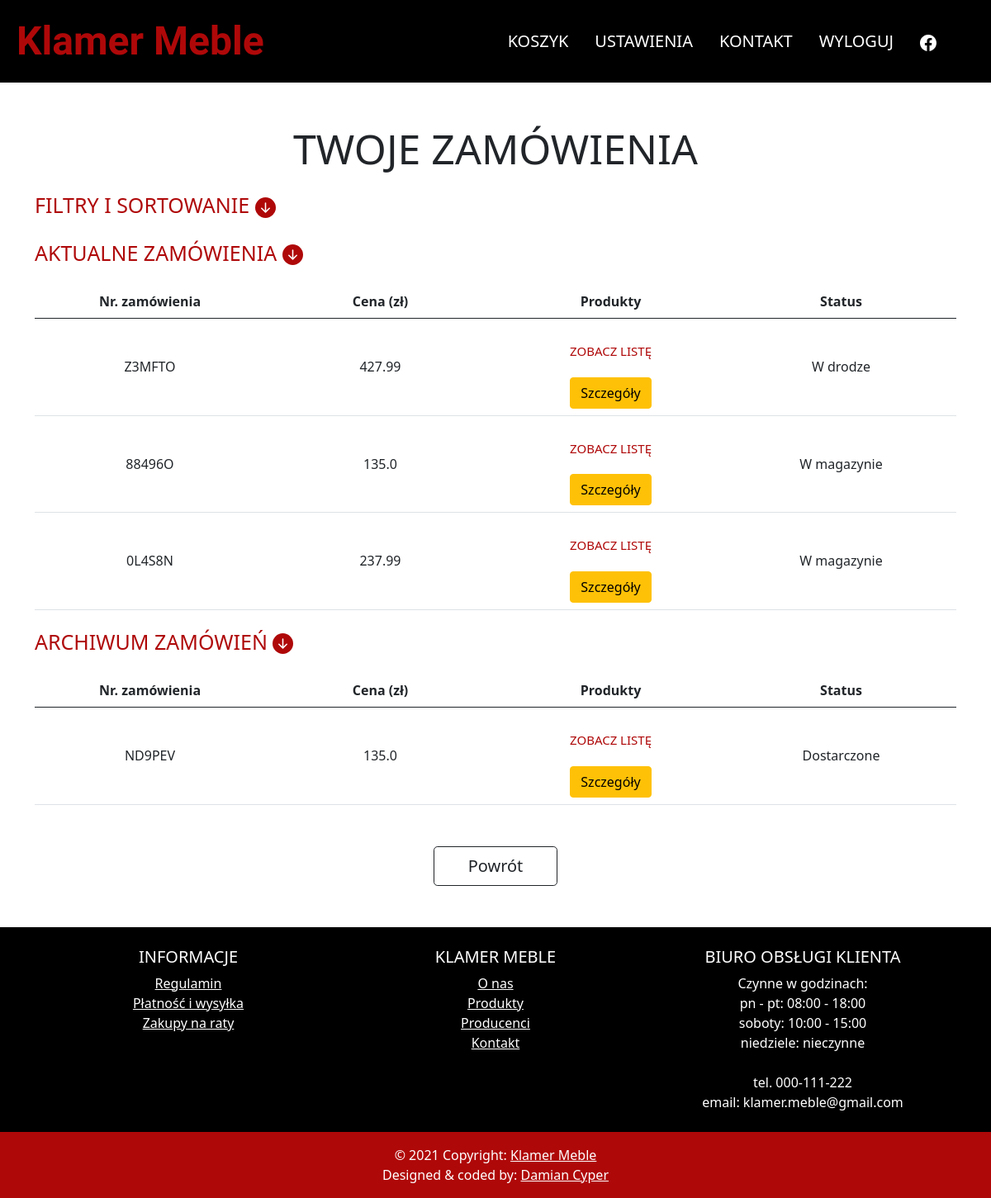
/settings/customer_orders (signed in), run on the app's committed database.
### store/models.py (models this page shows, shortened)
class Order(models.Model):
    user = models.ForeignKey(User, on_delete=models.CASCADE, default=0)
    order_nr = models.CharField(max_length=7)
    price = models.FloatField()
    products = models.ManyToManyField(OrderProduct, symmetrical=False, related_name='ordered_products')
    status = models.CharField(choices=ORDER_STATUS, default='unsent', max_length=20)
    address = models.ForeignKey(UserAddress, on_delete=models.CASCADE, default=0)

### store/views.py (the view)
# urls.py: path('settings/customer_orders', CustomerOrdersView.as_view(template_name='customer_orders.html'), name='customer_orders'),
class CustomerOrdersView(LoginRequiredMixin, generic.ListView):
    model = Order
    def get_queryset(self):
        orders = super().get_queryset()
        orders = orders.filter(user=self.request.user)
        order_nr = self.request.GET.get('order_nr', None)
        sort_by = self.request.GET.get('sort_by', None)
        order = self.request.GET.get('order', None)
        product_name = self.request.GET.get('product_name', None)
        if order_nr:
            orders = orders.filter(order_nr=order_nr)
        if product_name:
            order_product = OrderProduct.objects.filter(product__name=product_name)
            orders = orders.filter(products__in=order_product)
        if sort_by and order:
            if order == 'desc':
                sort_by = '-' + sort_by
            orders = orders.order_by(sort_by)
        return orders

### store/templates/customer_orders.html (shortened to what this page needs)
{% extends 'navMenu.html' %}
{% block additional %}
    {% load static %}
    <link href="{% static 'store/customer_orders.css' %}" rel="stylesheet">
{% endblock %}
{% block main %}
    <div class="container">
        <h3>Twoje zamówienia</h3>
    </div>
    <div id="main" class="container text-black" style="min-height: 74vh;">
          <a class="heading" data-bs-toggle="collapse" href="#filters" role="button" aria-expanded="false" aria-controls="collapseExample">
              Filtry i sortowanie
              <svg xmlns="http://www.w3.org/2000/svg" width="25" height="25" fill="currentColor" class="bi bi-arrow-down-circle-fill" viewBox="0 0 16 16">
                  <path d="M16 8A8 8 0 1 1 0 8a8 8 0 0 1 16 0zM8.5 4.5a.5.5 0 0 0-1 0v5.793L5.354 8.146a.5.5 0 1 0-.708.708l3 3a.5.5 0 0 0 .708 0l3-3a.5.5 0 0 0-.708-.708L8.5 10.293V4.5z"/>
              </svg>
          </a>
          <a class="heading collapsed" data-bs-toggle="collapse" href="#actual" role="button" aria-expanded="true" aria-controls="collapseExample">
              Aktualne zamówienia
              <svg xmlns="http://www.w3.org/2000/svg" width="25" height="25" fill="currentColor" class="bi bi-arrow-down-circle-fill" viewBox="0 0 16 16">
                  <path d="M16 8A8 8 0 1 1 0 8a8 8 0 0 1 16 0zM8.5 4.5a.5.5 0 0 0-1 0v5.793L5.354 8.146a.5.5 0 1 0-.708.708l3 3a.5.5 0 0 0 .708 0l3-3a.5.5 0 0 0-.708-.708L8.5 10.293V4.5z"/>
              </svg>
          </a>
          <div class="collapse show settings" id="actual">
              <table class="table align-middle">
                  <thead>
                      <tr>
                          <th>Nr. zamówienia</th>
                          <th>Cena (zł)</th>
                          <th>Produkty</th>
                          <th>Status</th>
                      </tr>
                  </thead>
                  <tbody>
                      {% for order in object_list %}
                            {% if order.status != 'ordered' %}
                                <tr>
                                    <td>{{order.order_nr}}</td>
                                    <td>{{order.price}}</td>
                                    <td>
                                        <a class="products collapsed" data-bs-toggle="collapse" href="#a{{order.order_nr}}" role="button" aria-expanded="true" aria-controls="collapseExample">
                                            Zobacz listę
                                        </a>
                                        <a class="btn btn-warning" href="{% url 'order_details' order.order_nr %}">Szczegóły</a>
                                    </td>
                                    <td>
                                        {% if order.status == 'unsent' %}
                                            W magazynie
                                        {% elif order.status == 'sent' %}
                                            W drodze
                                        {% else %}
                                            Dostarczone
                                        {% endif %}
                                    </td>
                                </tr>
                            {% endif %}
                      {% endfor %}
                  </tbody>
              </table>
          </div>
          <a class="heading collapsed" data-bs-toggle="collapse" href="#archival" role="button" aria-expanded="true" aria-controls="collapseExample">
              Archiwum zamówień
              <svg xmlns="http://www.w3.org/2000/svg" width="25" height="25" fill="currentColor" class="bi bi-arrow-down-circle-fill" viewBox="0 0 16 16">
                  <path d="M16 8A8 8 0 1 1 0 8a8 8 0 0 1 16 0zM8.5 4.5a.5.5 0 0 0-1 0v5.793L5.354 8.146a.5.5 0 1 0-.708.708l3 3a.5.5 0 0 0 .708 0l3-3a.5.5 0 0 0-.708-.708L8.5 10.293V4.5z"/>
              </svg>
          </a>
          <div class="collapse show settings" id="archival">
              <table class="table align-middle">
                  <thead>
                      <tr>
                          <th>Nr. zamówienia</th>
                          <th>Cena (zł)</th>
                          <th>Produkty</th>
                          <th>Status</th>
                      </tr>
                  </thead>
                  <tbody>
                      {% for order in object_list %}
                            {% if order.status == 'ordered' %}
                                <tr>
                                    <td>{{order.order_nr}}</td>
                                    <td>{{order.price}}</td>
                                    <td>
                                        <a class="products collapsed" data-bs-toggle="collapse" href="#b{{order.order_nr}}" role="button" aria-expanded="true" aria-controls="collapseExample">
                                            Zobacz listę
                                        </a>
                                        <a class="btn btn-warning" href="{% url 'order_details' order.order_nr %}">Szczegóły</a>
                                    </td>
                                    <td>Dostarczone</td>
                                </tr>
                            {% endif %}
                      {% endfor %}
                  </tbody>
              </table>
          </div>
        <a type="button" class="btn btn-lg btn-outline-dark" href="/settings" id="go_back">Powrót</a>
    </div>
{% endblock %}

### store/static/store/customer_orders.css (style rules this page uses)
h3 { text-transform: uppercase; font-size: 50px!important; text-align: center; padding-top: 50px; }
.heading { display: block; font-size: 25px; text-decoration: none; color: #af0809; text-transform: uppercase; margin: 20px auto; }
.products { display: block; font-size: 15px; text-decoration: none; color: #af0809; text-transform: uppercase; margin: 20px auto; }
table { text-align: center; width: 100vw; }
th, td { width: 25%; }
#go_back { margin: 50px auto; display: block; width: 150px; }

### templates/base.html (style rules this page uses)
* { scrollbar-color: #af0809 #e4e4e4; scrollbar-width: 15px; }

### data on the page
Order: order_nr "Z3MFTO", price "427.99", status "W drodze"
Order: order_nr "88496O", price "135.0", status "W magazynie"
Order: order_nr "0L4S8N", price "237.99", status "W magazynie"
Order: order_nr "ND9PEV", price "135.0"
